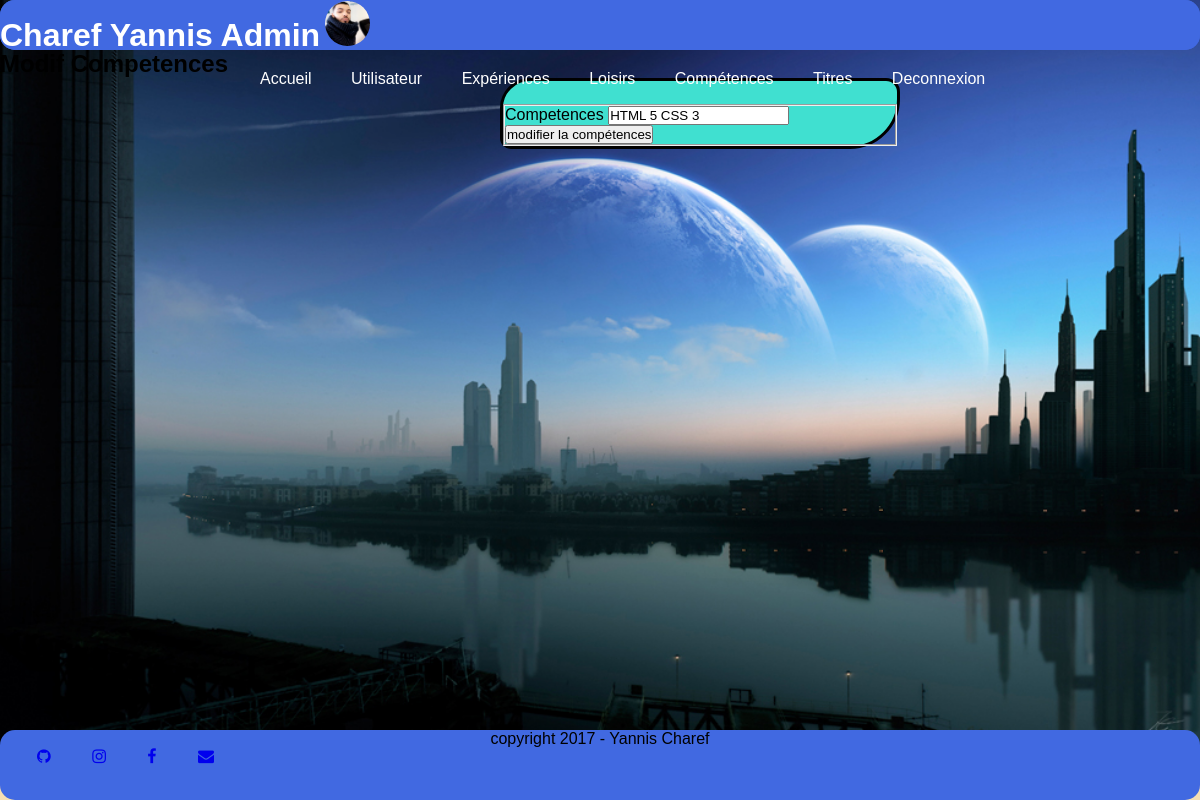
/admin/modif_c.php?id_competence=1, run on the app's committed database.
### tables this page shows
CREATE TABLE `t_utilisateur` (
  `id_utilisateur` int(10) NOT NULL,
  `nom` varchar(25) NOT NULL,
  `prenom` varchar(25) NOT NULL,
  `email` varchar(50) NOT NULL,
  `age` smallint(5) NOT NULL,
  `sexe` enum('M','F') NOT NULL,
  `statut_marital` varchar(20) NOT NULL,
  `adresse` text NOT NULL,
  `code_postal` varchar(5) NOT NULL,
  `ville` varchar(20) NOT NULL,
  `pays` varchar(13) NOT NULL,
  `etat_civil` enum('Mr','M') NOT NULL,
  `mdp` varchar(13) NOT NULL,
  `tel` varchar(13) NOT NULL,
  `avatar` varchar(13) NOT NULL,
  `pseudo` varchar(13) NOT NULL,
  `notes` text NOT NULL
);

CREATE TABLE `t_competences` (
  `id_competence` int(11) NOT NULL,
  `competence` varchar(255) NOT NULL
);

### admin/modif_c.php (the view, shortened to what this page needs)
<?php require '../connexion/connexion.php'; ?>
<?php
$id_competence = $_GET ['id_competence'];
$sql= $pdo->query(" SELECT * FROM t_competences WHERE id_competence = '$id_competence'");
$ligne_competence = $sql->fetch();
?>
<!DOCTYPE html>
<html>
	<head>
			<link rel="stylesheet" type="text/css" href="../css/style.css">
			<link rel="stylesheet" type="text/css" href="../framework/font-awesome-4.7.0/css/font-awesome.min.css">
	</head>
		<body>
		 	<header>
		 		<header>
				<?php include("admin_nav.php");  ?>
			    </header>
			</header>
			<h2> Modif Competences</h2>
			<div>
				<form action="modif_c.php" method="post" class="formulaire">
					<fieldset>
						<label>Competences</label>
						<input type="text" name="competence" value="<?php echo $ligne_competence['competence'];  ?>">
						<input type="submit" value="modifier la compétences">
					</fieldset>
				</form>
			</div>
			<footer class="pied">
			<?php include("admin_footer.php") ;  ?>
			</footer>
	</body>
</html>

### admin/admin_nav.php
<?php require '../connexion/connexion.php'; ?>
<?php
				$sql= $pdo->query("SELECT * FROM t_utilisateur");
				$ligne = $sql->fetch();
				?>
				<h1><?php echo $ligne['nom'].' '.$ligne['prenom']; ?> Admin</h1>
				<img src="../img/moi.jpg" style=" width:45px; height:45px;">
				<nav class="liste">
					<ul>
						<li><a href="index.php">Accueil</a></li>
						<li><a href="utilisateur.php">Utilisateur</a></li>
						<li><a href="experiences.php">Expériences</a></li>
						<li><a href="loisirs.php">Loisirs</a></li>
						<li><a href="competences.php">Compétences</a></li>
						<li><a href="titres.php">Titres</a></li>
						<li><a href="index.php?deconnect=oui">Deconnexion</a></li>
					</ul>
				</nav>

### admin/admin_footer.php
<?php require '../connexion/connexion.php'; ?>
<?php
				$sql= $pdo->query("SELECT * FROM t_utilisateur");
				$ligne = $sql->fetch();
				?>
				<p> copyright 2017 - <?php echo $ligne['prenom'].' '.$ligne['nom']; ?></p>
				<div>
				<a href="https://github.com/"><i class="fa fa-github" aria-hidden="true"></i></a>
				<a href="https://www.instagram.com/__miyagi__/"><i class="fa fa-instagram" aria-hidden="true"></i></a>
				<a href="https://www.facebook.com/"><i class="fa fa-facebook" aria-hidden="true"></i></a>
				<a href="https://mail.google.com/"><i class="fa fa-envelope" aria-hidden="true"></i></a>
				</div>

### css/style.css (style rules this page uses)
body { background-image: url(../img/vue.jpg); background-repeat: no-repeat; background-size: 100%; font-family: 'Arsenal', sans-serif; background-color: #F5DEB3 }
header { height:50px; background-color:#4169E1; border-radius: 15px 15px 15px 15px; margin:0; margin-right: 0%; margin-left: 0%; }
h1 { text-align: center; display: inline-block; color:#FFFFFF; }
.liste ul li { display: inline-block; margin-right: 15px; }
.liste ul li a { text-decoration:none; color: white; display: block; padding: 0 10px; }
.liste { width: 950px; margin:0 auto; display: inline-block; float: right; line-height: 50px; }
* { margin:0; padding:0; }
img { border-radius: 50px; margin-top: 1px; }
footer { position:fixed; bottom: 0; height:70px; width:100%; background-color:#4169E1; border-radius: 15px 15px 15px 15px; margin-bottom: 0px; margin-top: 20px; }
p { text-align: center; }
a { float: center; }
.fa { margin-left:30px; padding-left: 7px; }
.formulaire { width:400px; border-radius: 30px 14px 50px 11px; background-color:#40E0D0; border: solid; margin-left: 500px }
* { -webkit-box-sizing:border-box; -moz-box-sizing:border-box; -ms-box-sizing:border-box; -o-box-sizing:border-box; box-sizing:border-box; }
html { width: 100%; height:100%; overflow:hidden; }

### data on the page
t_utilisateur: nom "Charef", prenom "Yannis"
t_competences: competence "HTML 5 CSS 3"
